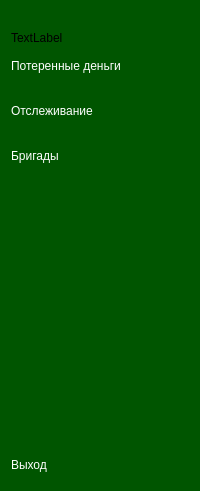
     <widget class="QWidget" name="widget_5" native="true">
      <property name="styleSheet">
       <string notr="true">QWidget{
                                background-color: rgb(0, 85, 0);
                                border-top-right-radius:20px;
                                }

                                QPushButton{
                                color: white;
                                text-align:left;
                                height: 30px;
                                border:none;
                                border-radius: 10px;
                                border-bottom-radius: 10px;

                                }
                                QPushButton:checked{
                                color: rgb(0, 85, 0);
                                background-color: white;

                                }
                            </string>
      </property>
      <layout class="QVBoxLayout" name="verticalLayout_5">
       <item>
        <layout class="QVBoxLayout" name="verticalLayout_3">
         <item>
          <widget class="QLabel" name="label_5">
           <property name="maximumSize">
            <size>
             <width>55</width>
             <height>55</height>
            </size>
           </property>
           <property name="text">
            <string/>
           </property>
           <property name="pixmap">
            <pixmap>:/res/kisspng-user-profile-2018-in-sight-user-conference-expo-5b554c0968c377.0307553315323166814291-fotor-bg-remover-20241102121640.png</pixmap>
           </property>
           <property name="scaledContents">
            <bool>true</bool>
           </property>
          </widget>
         </item>
         <item>
          <widget class="QLabel" name="label_4">
           <property name="text">
            <string>TextLabel</string>
           </property>
          </widget>
         </item>
        </layout>
       </item>
       <item>
        <layout class="QVBoxLayout" name="verticalLayout_2">
         <property name="spacing">
          <number>15</number>
         </property>
         <item>
          <widget class="QPushButton" name="pushButton_money2">
           <property name="text">
            <string>Потеренные деньги</string>
           </property>
           <property name="icon">
            <iconset>
             <normaloff>:/res/paid_24dp_FFFFFF_FILL0_wght400_GRAD0_opsz24.png</normaloff>
             <normalon>:/res/paid_24dp_005500_FILL0_wght400_GRAD0_opsz24.png</normalon>:/res/paid_24dp_FFFFFF_FILL0_wght400_GRAD0_opsz24.png</iconset>
           </property>
           <property name="checkable">
            <bool>true</bool>
           </property>
           <property name="autoExclusive">
            <bool>true</bool>
           </property>
          </widget>
         </item>
         <item>
          <widget class="QPushButton" name="pushButton_tracing2">
           <property name="text">
            <string>Отслеживание</string>
           </property>
           <property name="icon">
            <iconset>
             <normaloff>:/res/query_stats_24dp_FFFFFF_FILL0_wght400_GRAD0_opsz24.png</normaloff>
             <normalon>:/res/query_stats_24dp_005500_FILL0_wght400_GRAD0_opsz24.png</normalon>:/res/query_stats_24dp_FFFFFF_FILL0_wght400_GRAD0_opsz24.png</iconset>
           </property>
           <property name="checkable">
            <bool>true</bool>
           </property>
           <property name="autoExclusive">
            <bool>true</bool>
           </property>
          </widget>
         </item>
         <item>
          <widget class="QPushButton" name="pushButton_team2">
           <property name="text">
            <string>Бригады</string>
           </property>
           <property name="icon">
            <iconset>
             <normaloff>:/res/groups_24dp_FFFFFF_FILL0_wght400_GRAD0_opsz24.png</normaloff>
             <normalon>:/res/groups_24dp_005500_FILL0_wght400_GRAD0_opsz24.png</normalon>:/res/groups_24dp_FFFFFF_FILL0_wght400_GRAD0_opsz24.png</iconset>
           </property>
           <property name="checkable">
            <bool>true</bool>
           </property>
           <property name="autoExclusive">
            <bool>true</bool>
           </property>
          </widget>
         </item>
        </layout>
       </item>
       <item>
        <spacer name="verticalSpacer_2">
         <property name="orientation">
          <enum>Qt::Vertical</enum>
         </property>
         <property name="sizeHint" stdset="0">
          <size>
           <width>20</width>
           <height>273</height>
          </size>
         </property>
        </spacer>
       </item>
       <item>
        <widget class="QPushButton" name="pushButton_12">
         <property name="styleSheet">
          <string notr="true"/>
         </property>
         <property name="text">
          <string>Выход</string>
         </property>
         <property name="icon">
          <iconset>
           <normaloff>:/res/logout_24dp_FFFFFF_FILL0_wght400_GRAD0_opsz24.png</normaloff>
           <normalon>:/res/logout_24dp_005500_FILL0_wght400_GRAD0_opsz24.png</normalon>:/res/logout_24dp_FFFFFF_FILL0_wght400_GRAD0_opsz24.png</iconset>
         </property>
         <property name="checkable">
          <bool>true</bool>
         </property>
         <property name="autoExclusive">
          <bool>true</bool>
         </property>
        </widget>
       </item>
      </layout>
     </widget>
